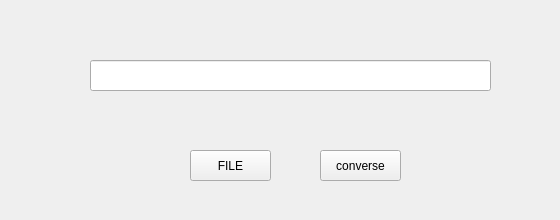
<?xml version="1.0" encoding="UTF-8"?>
<ui version="4.0">
 <class>Dialog</class>
 <widget class="QDialog" name="Dialog">
  <property name="geometry">
   <rect>
    <x>0</x>
    <y>0</y>
    <width>560</width>
    <height>220</height>
   </rect>
  </property>
  <property name="windowTitle">
   <string>Dialog</string>
  </property>
  <widget class="QToolButton" name="toolButton">
   <property name="enabled">
    <bool>true</bool>
   </property>
   <property name="geometry">
    <rect>
     <x>190</x>
     <y>150</y>
     <width>81</width>
     <height>31</height>
    </rect>
   </property>
   <property name="styleSheet">
    <string notr="true">font: 75 12pt &quot;Aharoni&quot;;</string>
   </property>
   <property name="text">
    <string>FILE</string>
   </property>
  </widget>
  <widget class="QLineEdit" name="lineEdit">
   <property name="geometry">
    <rect>
     <x>90</x>
     <y>60</y>
     <width>401</width>
     <height>31</height>
    </rect>
   </property>
  </widget>
  <widget class="QToolButton" name="toolButton_2">
   <property name="enabled">
    <bool>true</bool>
   </property>
   <property name="geometry">
    <rect>
     <x>320</x>
     <y>150</y>
     <width>81</width>
     <height>31</height>
    </rect>
   </property>
   <property name="styleSheet">
    <string notr="true">font: 75 12pt &quot;Aharoni&quot;;</string>
   </property>
   <property name="text">
    <string>converse</string>
   </property>
  </widget>
 </widget>
 <resources/>
 <connections/>
</ui>
